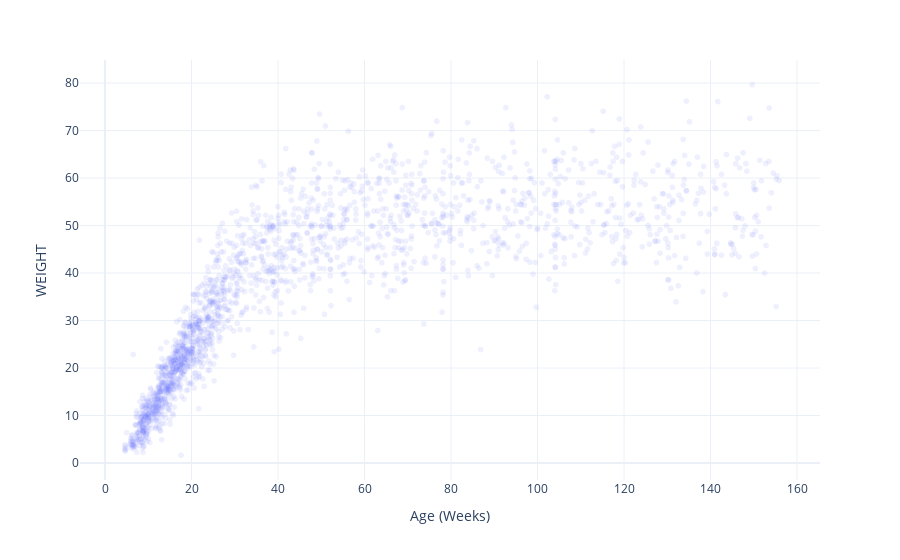

This figure's notebook cell:
### Code cell
px.scatter(breed_1, x='Age (Weeks)', y='WEIGHT', 
          template='plotly_white', opacity=.1)

### Figure 1 — Plotly figure (JSON) as saved in the notebook; plotly's stock layout.template omitted (floating-point values rounded to 4 significant figures; data arrays with more than 128 entries replaced by an {"elided": "..."} marker saying what was removed)
{"data": [{"hovertemplate": "Age (Weeks)=%{x}<br>WEIGHT=%{y}<extra></extra>", "legendgroup": "", "marker": {"color": "#636efa", "opacity": 0.1, "symbol": "circle"}, "mode": "markers", "name": "", "showlegend": false, "type": "scattergl", "x": {"elided": "2000 float values"}, "xaxis": "x", "y": {"elided": "2000 float values"}, "yaxis": "y"}], "layout": {"legend": {"tracegroupgap": 0}, "margin": {"t": 60}, "xaxis": {"anchor": "y", "domain": [0, 1], "title": {"text": "Age (Weeks)"}}, "yaxis": {"anchor": "x", "domain": [0, 1], "title": {"text": "WEIGHT"}}}}
